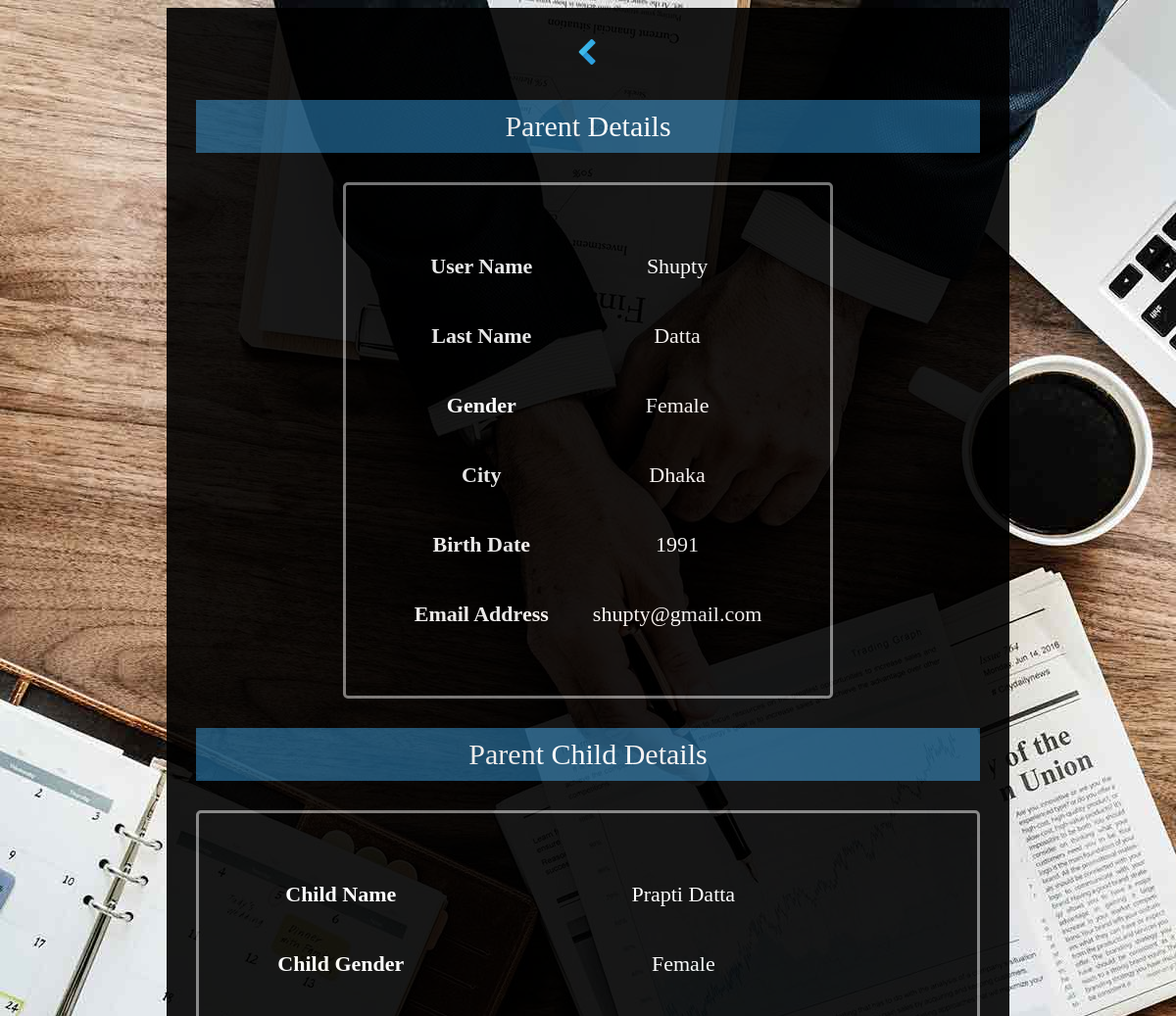
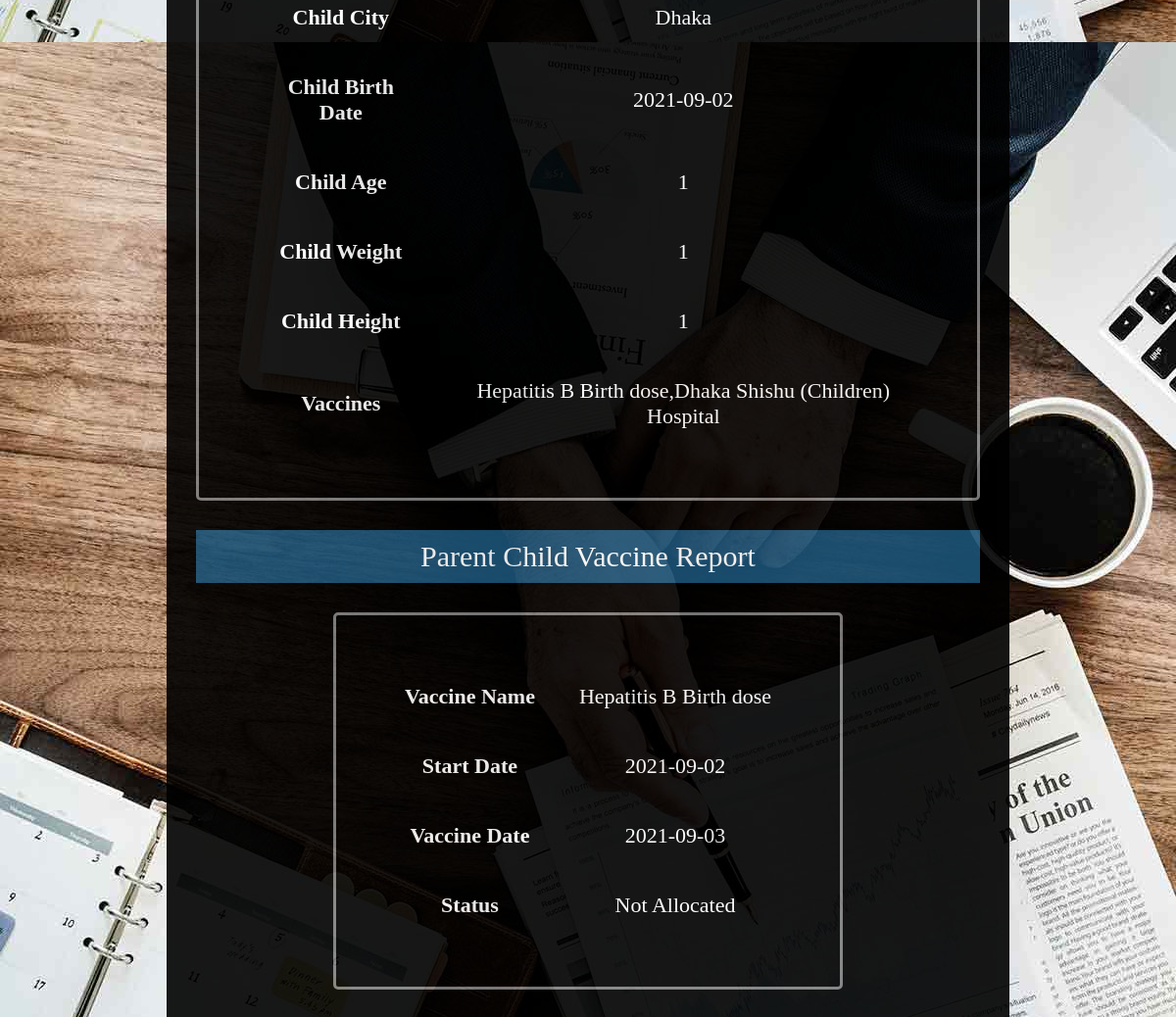
Page /parentreport.php?name=Shupty (signed in) on the committed database (2 pictures, top to bottom).
### tables this page shows
CREATE TABLE `parent` (
  `p_username` varchar(40) NOT NULL,
  `p_lastname` varchar(40) NOT NULL,
  `p_gender` varchar(40) NOT NULL,
  `p_city` varchar(40) NOT NULL,
  `p_birth` int(11) NOT NULL,
  `p_email` varchar(40) NOT NULL,
  `p_pass` int(40) NOT NULL
);

CREATE TABLE `child` (
  `c_name` varchar(15) NOT NULL,
  `c_gender` varchar(8) DEFAULT NULL,
  `c_city` varchar(30) DEFAULT NULL,
  `c_birth` date DEFAULT NULL,
  `c_age` int(3) DEFAULT NULL,
  `c_weight` int(5) DEFAULT NULL,
  `c_height` int(5) DEFAULT NULL,
  `c_vaccine` varchar(100) DEFAULT NULL,
  `p_username` varchar(15) DEFAULT NULL
);

CREATE TABLE `vaccine_dates` (
  `name` varchar(50) NOT NULL,
  `v_date` date DEFAULT NULL,
  `timing` varchar(20) NOT NULL,
  `c_name` varchar(15) DEFAULT NULL,
  `p_username` varchar(15) DEFAULT NULL,
  `status` varchar(6) DEFAULT NULL
);

### parentreport.php (the view, shortened to what this page needs)
<!DOCTYPE html>
<html>
<head>
</head>
<body >
<center>
<div class="bg1">
	<a href="report.php"><img src="backarrow.png" width="30" height="30"></a>
	<p>Parent Details</p>
	<?php
		include 'database_connection.php';
		$p_username = $_REQUEST['name'];
		$query = "SELECT * FROM parent WHERE p_username='$p_username'";
		$result = mysqli_query($con,$query);
		while ($row = mysqli_fetch_array($result)) {
	?>
	<table class="tabel_style" cellpadding="15" cellspacing="15">
		<tr>
			<th>User Name</th>
			<td><?php echo $row['p_username']; ?></td>
		</tr>
		<tr>
			<th>Last Name</th>
			<td><?php echo $row['p_lastname']; ?></td>
		</tr>
		<tr>
			<th>Gender</th>
			<td><?php echo $row['p_gender']; ?></td>
		</tr>
		<tr>
			<th>City</th>
			<td><?php echo $row['p_city']; ?></td>
		</tr>
		<tr>
			<th>Birth Date</th>
			<td><?php echo $row['p_birth']; ?></td>
		</tr>
		<tr>
			<th>Email Address</th>
			<td><?php echo $row['p_email']; ?></td>
		</tr>
	</table>
	<?php
		}
		$p_username = $_REQUEST['name'];
		$query = "SELECT * FROM child WHERE p_username='$p_username'";
		$result = mysqli_query($con,$query);
		if(mysqli_num_rows($result) > 0)
		{
			echo "<p>Parent Child Details</p>";
			while ($row = mysqli_fetch_array($result)) {
		?>
		<table class="tabel_style" cellpadding="15" cellspacing="15">
			<tr>
				<th>Child Name</th>
				<td><?php echo $row['c_name']; ?></td>
			</tr>
			<tr>
				<th>Child Gender</th>
				<td><?php echo $row['c_gender']; ?></td>
			</tr>
			<tr>
				<th>Child City</th>
				<td><?php echo $row['c_city']; ?></td>
			</tr>
			<tr>
				<th>Child Birth Date</th>
				<td><?php echo $row['c_birth']; ?></td>
			</tr>
			<tr>
				<th>Child Age</th>
				<td><?php echo $row['c_age']; ?></td>
			</tr>
			<tr>
				<th>Child Weight</th>
				<td><?php echo $row['c_weight']; ?></td>
			</tr>
			<tr>
				<th>Child Height</th>
				<td><?php echo $row['c_height']; ?></td>
			</tr>
			<tr>
				<th>Vaccines</th>
				<td><?php echo $row['c_vaccine']; ?></td>
			</tr>
		</table>
		<?php
			}
		}
		else
			echo "<p> No Any Child Register For This Parent!";
		$p_username = $_REQUEST['name'];
		$query = "SELECT * FROM vaccine_dates WHERE p_username='$p_username'";
		$result = mysqli_query($con,$query);
		if(mysqli_num_rows($result) > 0)
		{
			echo "<p>Parent Child Vaccine Report</p>";
			while ($row = mysqli_fetch_array($result)) {
		?>
		<table class="tabel_style" cellpadding="15" cellspacing="15">
			<tr>
				<th>Vaccine Name</th>
				<td><?php echo $row['name']; ?></td>
			</tr>
			<tr>
				<th>Start Date</th>
				<td><?php echo $row['v_date']; ?></td>
			</tr>
			<tr>
				<th>Vaccine Date</th>
				<td><?php echo $row['timing']; ?></td>
			</tr>
			<tr>
				<th>Status</th>
				<td><?php
					if($row['status'] == 'false'){
						echo "Not Allocated";
					}
					else{
						echo "Allocated";
					}
						 ?></td>
			</tr>
		</table>
		<?php
			}
		}
		else
			echo "<p> No Any Parent Child Vaccine";
		?>
</div>
</center>
</body>
</html>

### parentreport.php (style rules this page uses)
body { background-repeat: no-repeat; background-size: cover; background: url('reportback.jpg'); }
.bg1 { opacity: 0.9; padding: 30px; background-color: black; width: 800px; }
.tabel_style { border-radius: 5px; border-style: solid; font-size: 22px; padding: 40px; text-align: center; color: white; font-family: Times New Roman; }
p { font-size: 30px; color: white; background-color: #1A5276; padding: 10px; text-align: center; font-family: Times New Roman; }

### rows in the picture
parent: p_username "Shupty", p_lastname "Datta", p_gender "Female", p_city "Dhaka", p_birth "1991", p_email "shupty@gmail.com"
child: c_name "Prapti Datta", c_gender "Female", c_city "Dhaka", c_birth "2021-09-02", c_age "1", c_weight "1", c_height "1", c_vaccine "Hepatitis B Birth dose,Dhaka Shishu (Children) Hospital"
vaccine_dates: name "Hepatitis B Birth dose", v_date "2021-09-02", timing "2021-09-03", status "Not Allocated"
